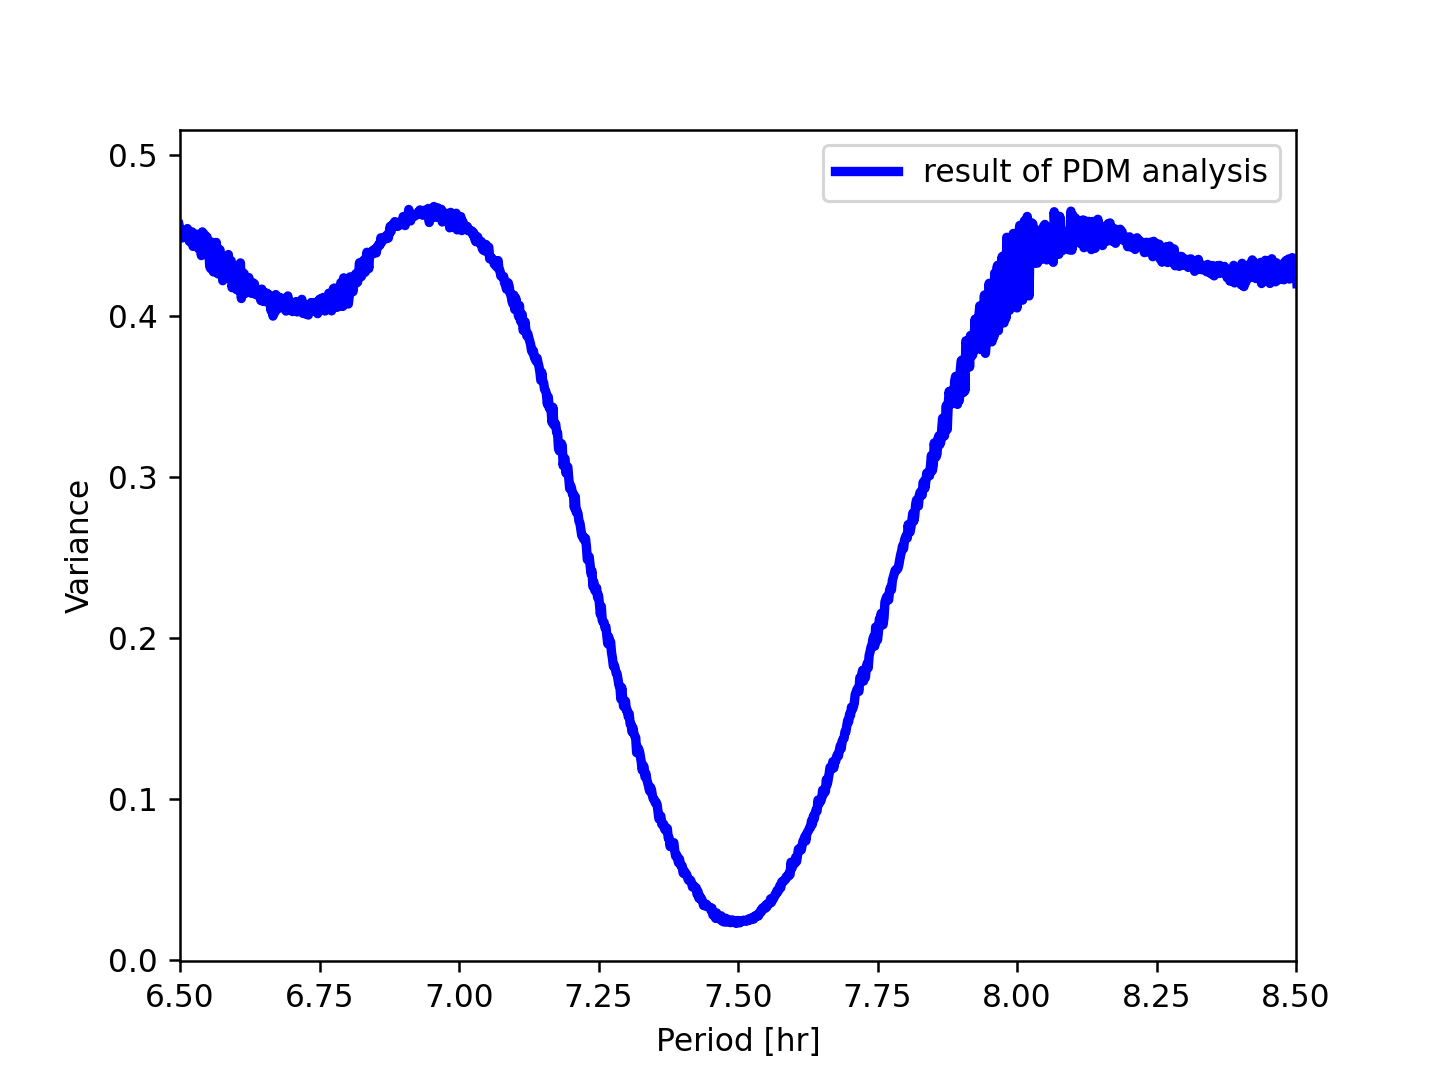

Reproduce this figure in Python.
#!/usr/pkg/bin/python3.9

#
# Time-stamp: <2022/11/27 20:50:38 (CST) daisuke>
#

# importing numpy module
import numpy

# importing matplotlib module
import matplotlib.figure
import matplotlib.backends.backend_agg

# input file name
file_input = 'ai202209_s11_01_02.data'

# output file name
file_output = 'ai202209_s11_01_04.png'

# range of x-value to plot
x_min = 6.5
x_max = 8.5

# empty numpy arrays for storing data
data_per = numpy.array ([])
data_var = numpy.array ([])

# opening file
with open (file_input, 'r') as fh:
    # reading file line-by-line
    for line in fh:
        # skipping line if the line starts with '#'
        if (line[0] == '#'):
            continue
        # removing line feed at the end of line
        line = line.strip ()
        # splitting data
        (per_day_str, per_hr_str, per_min_str, var_str) = line.split ()
        # conversion from string into float
        per_hr = float (per_hr_str)
        var = float (var_str)
        # appending the data at the end of numpy arrays
        data_per = numpy.append (data_per, per_hr)
        data_var = numpy.append (data_var, var)

# making objects "fig" and "ax"
fig    = matplotlib.figure.Figure ()
canvas = matplotlib.backends.backend_agg.FigureCanvasAgg (fig)
ax     = fig.add_subplot (111)

# labels
ax.set_xlabel ('Period [hr]')
ax.set_ylabel ('Variance')

# axes
ax.set_xlim (x_min, x_max)

# plotting data
ax.plot (data_per, data_var, \
         linestyle='-', linewidth=3, color='blue', \
         label='result of PDM analysis')
ax.legend ()

# saving the plot into a file
fig.savefig (file_output, dpi=225)
